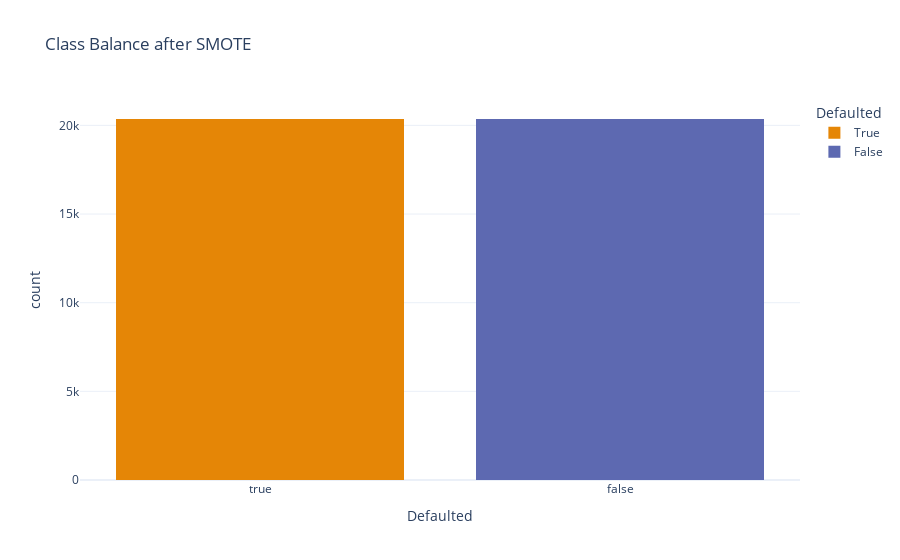

The notebook cell saved with this chart:
### Markdown cell above
## Synthetic Minority Upsampling Technique (SMOTE)

### Code cell
# Use SMOTE to upsample our minority class (defaulted)
from imblearn.over_sampling import SMOTE

# Create our X and y
X = df.drop(columns=['Defaulted'])
y = df['Defaulted']

# Create our SMOTE object
smote = SMOTE()

# Resample our data
X_smote, y_smote = smote.fit_resample(X, y)

# Plot the new class distribution
fig = px.histogram(y_smote, title='Class Balance after SMOTE', color=y_smote)
fig.update_layout(xaxis_title='Defaulted', legend_title='Defaulted')
fig.show()

### Figure 1 — Plotly figure (JSON) as saved in the notebook; plotly's stock layout.template omitted (floating-point values rounded to 4 significant figures; data arrays with more than 128 entries replaced by an {"elided": "..."} marker saying what was removed)
{"data": [{"alignmentgroup": "True", "bingroup": "x", "hovertemplate": "color=True<br>value=%{x}<br>count=%{y}<extra></extra>", "legendgroup": "True", "marker": {"color": "rgb(229, 134, 6)", "pattern": {"shape": ""}}, "name": "True", "offsetgroup": "True", "orientation": "v", "showlegend": true, "type": "histogram", "x": {"elided": "20361 bool values"}, "xaxis": "x", "yaxis": "y"}, {"alignmentgroup": "True", "bingroup": "x", "hovertemplate": "color=False<br>value=%{x}<br>count=%{y}<extra></extra>", "legendgroup": "False", "marker": {"color": "rgb(93, 105, 177)", "pattern": {"shape": ""}}, "name": "False", "offsetgroup": "False", "orientation": "v", "showlegend": true, "type": "histogram", "x": {"elided": "20361 bool values"}, "xaxis": "x", "yaxis": "y"}], "layout": {"barmode": "relative", "legend": {"title": {"text": "Defaulted"}, "tracegroupgap": 0}, "title": {"text": "Class Balance after SMOTE"}, "xaxis": {"anchor": "y", "domain": [0, 1], "title": {"text": "Defaulted"}}, "yaxis": {"anchor": "x", "domain": [0, 1], "title": {"text": "count"}}}}
